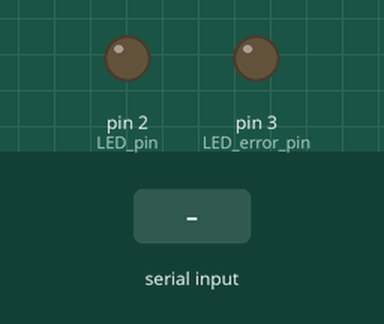
This sketch was run on a simulated Arduino Uno, built with avr-gcc and run on an emulated ATmega328P. Parts: output pins drawn as LEDs (lit = HIGH). The test bench sets the inputs (shaded band).

Above: at 1.2 s.
1.3 s: "ON" received over Serial
At 3.5 s:
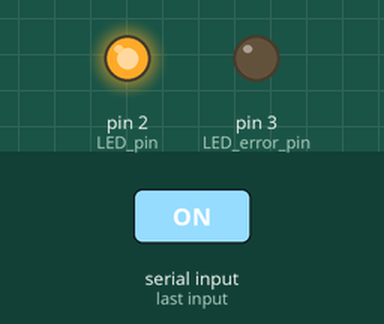
3.8 s: "1" received over Serial
At 4.85 s:
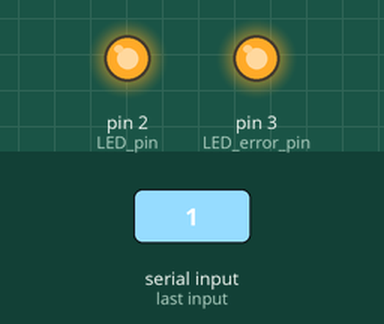
6.4 s: "OFF" received over Serial
At 8.6 s:
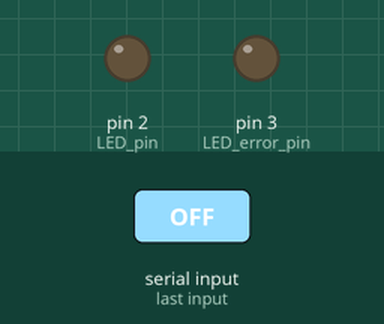
8.9 s: "0" received over Serial
At 9.95 s:
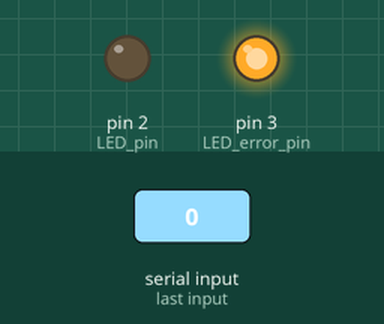
Timing chart, 0 to 11.9 s (numbered marks = the images above; inputs shaded):
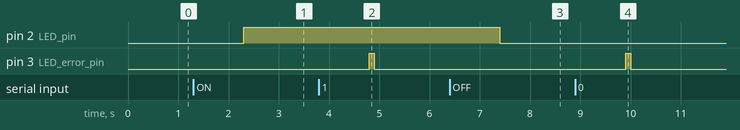

Measured:
- after the input at 1.3 s, pin 2 (LED_pin): LOW → HIGH after 1.0 s
- after the input at 3.8 s, pin 3 (LED_error_pin): LOW → HIGH after 1.0 s, → LOW 0.10 s later
- after the input at 6.4 s, pin 2 (LED_pin): HIGH → LOW after 1.0 s
- after the input at 8.9 s, pin 3 (LED_error_pin): LOW → HIGH after 1.0 s, → LOW 0.10 s later

The sketch:

sketch.ino
```cpp
#define LED_pin 2
#define LED_error_pin 3

void setup() {
  // put your setup code here, to run once:
  Serial.begin(9600);
  pinMode(LED_pin, OUTPUT);
  pinMode(LED_error_pin, OUTPUT);
}

void loop() {
  // put your main code here, to run repeatedly:
  //String msg = "STATIC";
  if (Serial.available() > 0) {
    String msg = Serial.readString();
    if (msg == "ON") {
      digitalWrite(LED_pin, HIGH);
    }
    else if (msg == "OFF") {
      digitalWrite(LED_pin, LOW);
    }

    else {
      digitalWrite(LED_error_pin, HIGH);
      delay(100);
      digitalWrite(LED_error_pin, LOW);
    }
  }
}
```
